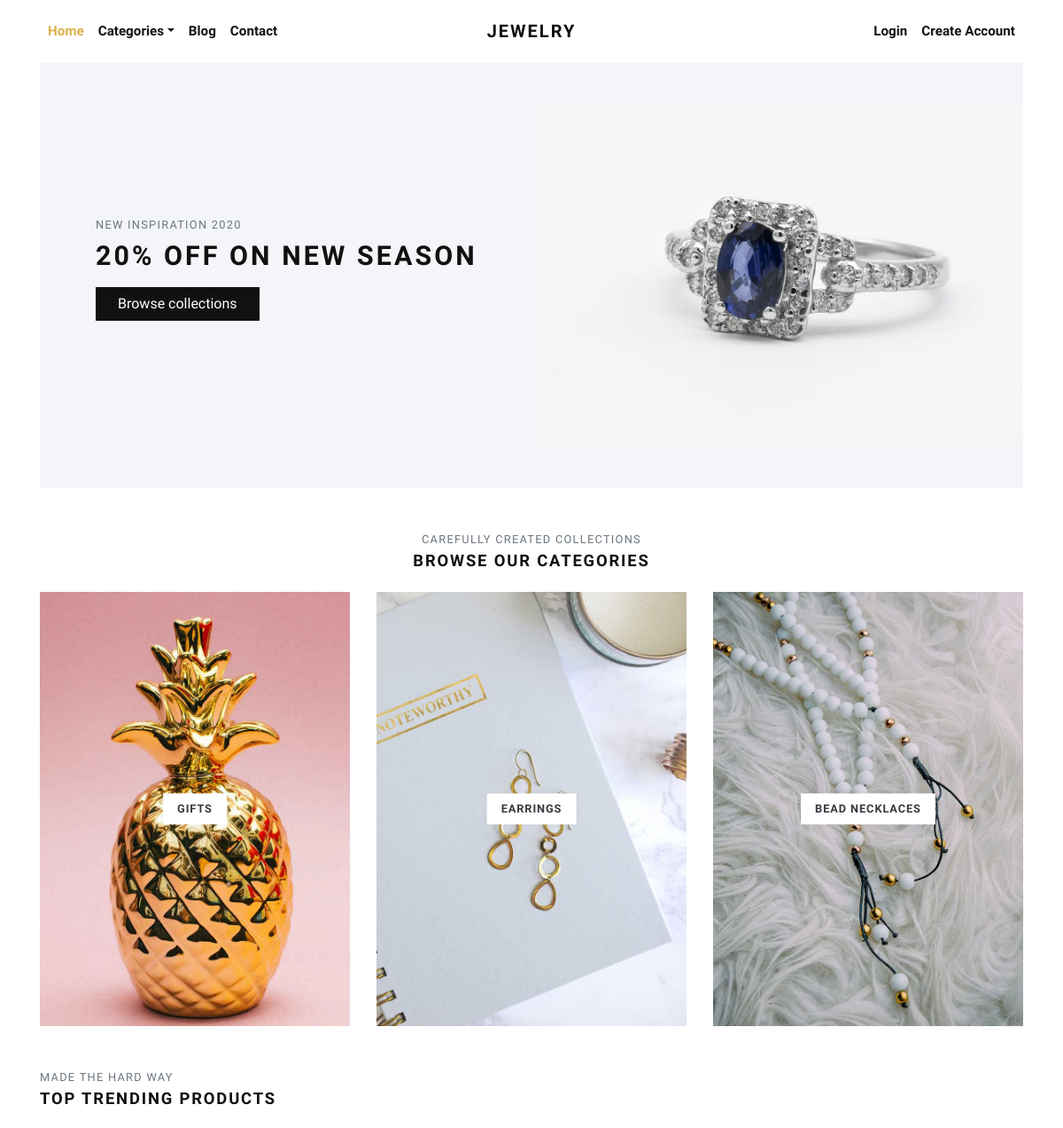
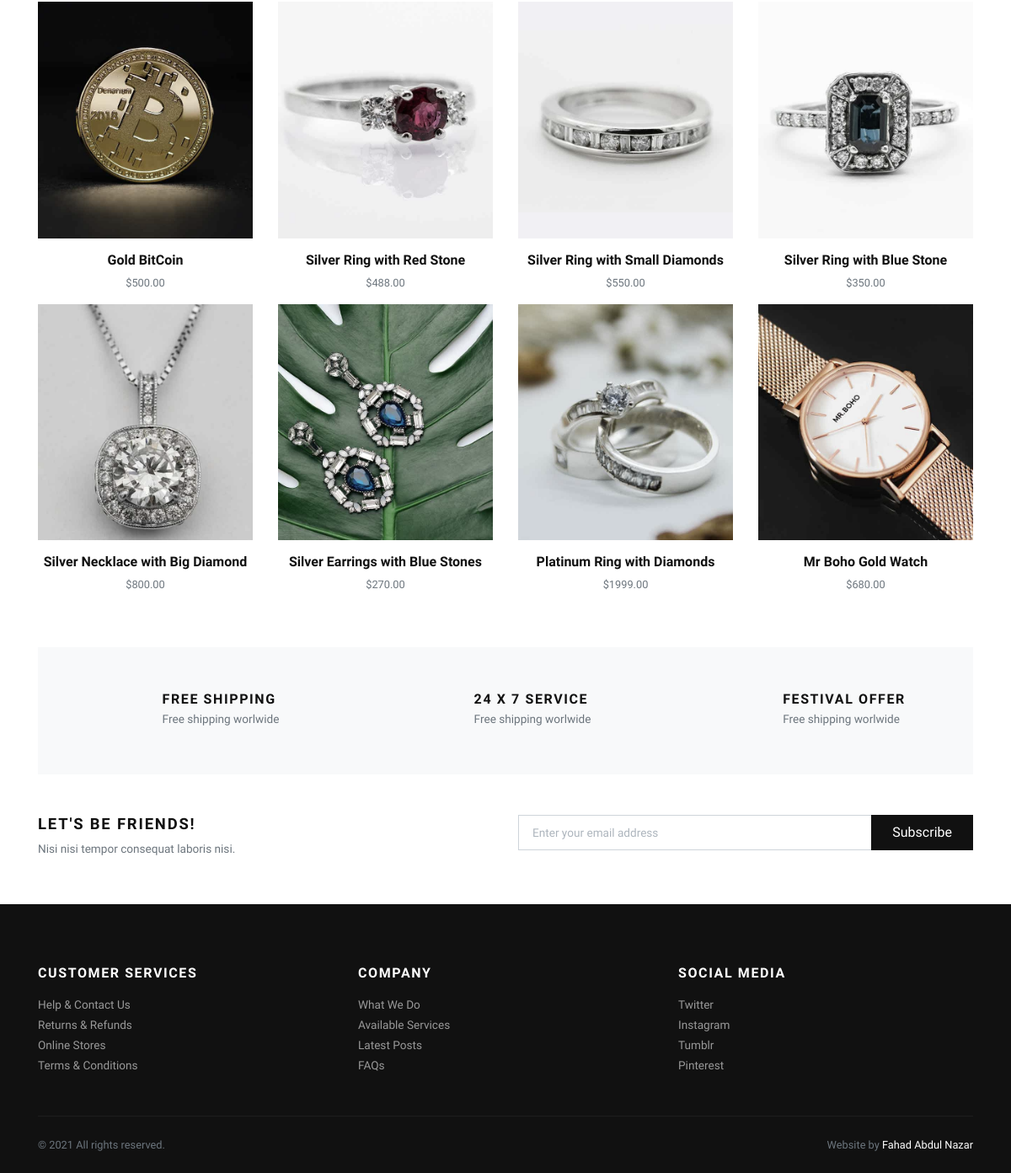
The page / on the database its author committed (2 pictures, top to bottom).
### store/models.py (models this page shows, shortened)
class Category(models.Model):
    title = models.CharField(max_length=50, verbose_name="Category Title")
    slug = models.SlugField(max_length=55, verbose_name="Category Slug")
    description = models.TextField(blank=True, verbose_name="Category Description")
    category_image = models.ImageField(upload_to='category', blank=True, null=True, verbose_name="Category Image")
    is_active = models.BooleanField(verbose_name="Is Active?")
    is_featured = models.BooleanField(verbose_name="Is Featured?")
    created_at = models.DateTimeField(auto_now_add=True, verbose_name="Created Date")
    updated_at = models.DateTimeField(auto_now=True, verbose_name="Updated Date")
    class Meta:
        verbose_name_plural = 'Categories'
        ordering = ('-created_at', )

class Product(models.Model):
    title = models.CharField(max_length=150, verbose_name="Product Title")
    slug = models.SlugField(max_length=160, verbose_name="Product Slug")
    sku = models.CharField(max_length=255, unique=True, verbose_name="Unique Product ID (SKU)")
    short_description = models.TextField(verbose_name="Short Description")
    detail_description = models.TextField(blank=True, null=True, verbose_name="Detail Description")
    product_image = models.ImageField(upload_to='product', blank=True, null=True, verbose_name="Product Image")
    price = models.DecimalField(max_digits=8, decimal_places=2)
    category = models.ForeignKey(Category, verbose_name="Product Categoy", on_delete=models.CASCADE)
    is_active = models.BooleanField(verbose_name="Is Active?")
    is_featured = models.BooleanField(verbose_name="Is Featured?")
    created_at = models.DateTimeField(auto_now_add=True, verbose_name="Created Date")
    updated_at = models.DateTimeField(auto_now=True, verbose_name="Updated Date")
    class Meta:
        verbose_name_plural = 'Products'
        ordering = ('-created_at', )

### store/views.py (the view)
# urls.py: path('', views.home, name="home"),
def home(request):
    categories = Category.objects.filter(is_active=True, is_featured=True)[:3]
    products = Product.objects.filter(is_active=True, is_featured=True)[:8]
    context = {
        'categories': categories,
        'products': products,
    }
    return render(request, 'store/index.html', context)

### store/context_preprocessors.py (called while the page is built)
def store_menu(request):
    categories = Category.objects.filter(is_active=True)
    context = {
        'categories_menu': categories,
    }
    return context

def cart_menu(request):
    if request.user.is_authenticated:
        cart_items= Cart.objects.filter(user=request.user)
        context = {
            'cart_items': cart_items,
        }
    else:
        context = {}
    return context

### templates/store/index.html (shortened to what this page needs)
{% extends 'base.html' %}
{% load static %}
      {% block content %}
      <div class="container">
        <section class="hero pb-3 bg-cover bg-center d-flex align-items-center" style="background: url({% static 'img/hero-jewlrey-banner.jpg' %})">
          <div class="container py-5">
            <div class="row px-4 px-lg-5">
              <div class="col-lg-6">
                <p class="text-muted small text-uppercase mb-2">New Inspiration 2020</p>
                <h1 class="h2 text-uppercase mb-3">20% off on new season</h1><a class="btn btn-dark" href="{% url 'store:all-categories' %}">Browse collections</a>
              </div>
            </div>
          </div>
        </section>
        <section class="pt-5">
          <header class="text-center">
            <p class="small text-muted small text-uppercase mb-1">Carefully created collections</p>
            <h2 class="h5 text-uppercase mb-4">Browse our categories</h2>
          </header>
          <div class="row">
          {% if categories %}
            {% for category in categories %}
              <div class="col-md-4 mb-4 mb-md-0">
                <a class="category-item" href="{% url 'store:category-products' category.slug %}">
                  <strong class="category-item-title">{{ category.title }}</strong>
                </a>
              </div>
            {% endfor %}
          {% endif %}
          </div>
        </section>
        <section class="py-5">
          <header>
            <p class="small text-muted small text-uppercase mb-1">Made the hard way</p>
            <h2 class="h5 text-uppercase mb-4">Top trending products</h2>
          </header>
          <div class="row">
            {% if products %}
              {% for product in products %}
                <div class="col-xl-3 col-lg-4 col-sm-6">
                  <div class="product text-center">
                    <div class="position-relative mb-3">
                      <a class="d-block" href="{% url 'store:product-detail' product.slug %}">
                        {% if product.product_image %}
                          <img class="img-fluid w-100" src="{{ product.product_image.url }}" alt="{{product.title}}">
                        {% else %}
                          <img class="img-fluid w-100" src="{% static 'img/product-1.jpg' %}" alt="{{product.title}}">
                        {% endif %}
                      </a>
                    </div>
                    <h6> <a class="reset-anchor" href="detail.html">{{ product.title }}</a></h6>
                    <p class="small text-muted">${{product.price}}</p>
                  </div>
                </div>
              {% endfor %}
            {% endif %}
          </div>
        </section>
        <section class="py-5 bg-light">
          <div class="container">
            <div class="row text-center">
              <div class="col-lg-4 mb-3 mb-lg-0">
                <div class="d-inline-block">
                  <div class="media align-items-end">
                    <svg class="svg-icon svg-icon-big svg-icon-light">
                      <use xlink:href="#delivery-time-1"> </use>
                    </svg>
                    <div class="media-body text-left ml-3">
                      <h6 class="text-uppercase mb-1">Free shipping</h6>
                      <p class="text-small mb-0 text-muted">Free shipping worlwide</p>
                    </div>
                  </div>
                </div>
              </div>
              <div class="col-lg-4 mb-3 mb-lg-0">
                <div class="d-inline-block">
                  <div class="media align-items-end">
                    <svg class="svg-icon svg-icon-big svg-icon-light">
                      <use xlink:href="#helpline-24h-1"> </use>
                    </svg>
                    <div class="media-body text-left ml-3">
                      <h6 class="text-uppercase mb-1">24 x 7 service</h6>
                      <p class="text-small mb-0 text-muted">Free shipping worlwide</p>
                    </div>
                  </div>
                </div>
              </div>
              <div class="col-lg-4">
                <div class="d-inline-block">
                  <div class="media align-items-end">
                    <svg class="svg-icon svg-icon-big svg-icon-light">
                      <use xlink:href="#label-tag-1"> </use>
                    </svg>
                    <div class="media-body text-left ml-3">
                      <h6 class="text-uppercase mb-1">Festival offer</h6>
                      <p class="text-small mb-0 text-muted">Free shipping worlwide</p>
                    </div>
                  </div>
                </div>
              </div>
            </div>
          </div>
        </section>
        <section class="py-5">
          <div class="container p-0">
            <div class="row">
              <div class="col-lg-6 mb-3 mb-lg-0">
                <h5 class="text-uppercase">Let's be friends!</h5>
                <p class="text-small text-muted mb-0">Nisi nisi tempor consequat laboris nisi.</p>
              </div>
              <div class="col-lg-6">
                <form action="#">
                  <div class="input-group flex-column flex-sm-row mb-3">
                    <input class="form-control form-control-lg py-3" type="email" placeholder="Enter your email address" aria-describedby="button-addon2">
                    <div class="input-group-append">
                      <button class="btn btn-dark btn-block" id="button-addon2" type="submit">Subscribe</button>
                    </div>
                  </div>
                </form>
              </div>
            </div>
          </div>
        </section>
      </div>
      {% endblock content %}

### jewelryshop/static/css/style.default.css (style rules this page uses)
.text-small { font-size: 0.85rem !important; }
strong { font-weight: 700; }
.hero { min-height: 30rem; }
.category-item { display: block; position: relative; color: #343a40; transition: all 0.3s; }
.category-item-title { display: inline-block; padding: 0.5rem 1rem; background: #fff; text-transform: uppercase; letter-spacing: 0.07em; position: absolute; top: 50%; left: 50%; -webkit-transform: translate(-50%, -50%); transform: translate(-50%, -50%); box-shadow: 0 0 5px rgba(0, 0, 0, 0.07); font-size: 0.8rem; }
.product img { -webkit-filter: grayscale(40%); filter: grayscale(40%); transition: all 0.3s; }
.text-uppercase { text-transform: uppercase; letter-spacing: 0.1em; }
.bg-cover { background-size: cover !important; }
.bg-center { background-position: center center !important; }
.reset-anchor { color: inherit; transition: all 0.3s; }
.svg-icon { width: 32px; height: 32px; vertical-align: text-bottom; stroke: currentColor; stroke-width: 3; --layer1: currentColor; --layer2: currentColor; --layer3: currentColor; }
.svg-icon.svg-icon-light { stroke-width: 2; }
.svg-icon-big { width: 48px; height: 48px; }
.btn { font-weight: 400; border: 1px solid transparent; font-family: inherit; padding: 0.375rem 1.5rem; font-size: 1rem; line-height: 1.5; border-radius: 0; transition: color 0.15s ease-in-out, background-color 0.15s ease-in-out, border-color 0.15s ease-in-out, box-shadow 0.15s ease-in-out; }
.btn-dark { color: #fff; background-color: #111111; border-color: #111111; }
body { font-family: "Libre Franklin", sans-serif; font-size: 1rem; font-weight: 400; line-height: 1.5; color: #111111; background-color: #fff; }
a { color: #dcb14a; text-decoration: none; }
h1, h2, h3, h4, h5, h6, .h1, .h2, .h3, .h4, .h5, .h6 { margin-bottom: 0.5rem; font-family: inherit; font-weight: 900; line-height: 1.2; color: inherit; }
h1, .h1 { font-size: 2.2rem; }
h2, .h2 { font-size: 1.9rem; }
h5, .h5 { font-size: 1.15rem; }
h6, .h6 { font-size: 1rem; }
small, .small { font-size: 80%; font-weight: 400; }
.bg-light { background-color: #f8f9fa !important; }
.form-control { padding: 0.375rem 0.75rem; font-size: 1rem; line-height: 1.5; color: #495057; background-color: #fff; border: 1px solid #ced4da; border-radius: 0; transition: border-color 0.15s ease-in-out, box-shadow 0.15s ease-in-out; }
.form-control::placeholder { color: #adb5bd; font-size: 0.85rem; font-weight: 400; }
.form-control-lg { padding: 0.5rem 1rem; font-size: 1rem; line-height: 1.5; border-radius: 0; }

### rows shown on the page
Category: title "GIFTS"
Category: title "EARRINGS"
Category: title "BEAD NECKLACES"
Product: product_image (picture), title "Gold BitCoin", price "500.00"
Product: product_image (picture), title "Silver Ring with Red Stone", price "488.00"
Product: product_image (picture), title "Silver Ring with Small Diamonds", price "550.00"
Product: product_image (picture), title "Silver Ring with Blue Stone", price "350.00"
Product: product_image (picture), title "Silver Necklace with Big Diamond", price "800.00"
Product: product_image (picture), title "Silver Earrings with Blue Stones", price "270.00"
Product: product_image (picture), title "Platinum Ring with Diamonds", price "1999.00"
Product: product_image (picture), title "Mr Boho Gold Watch", price "680.00"
